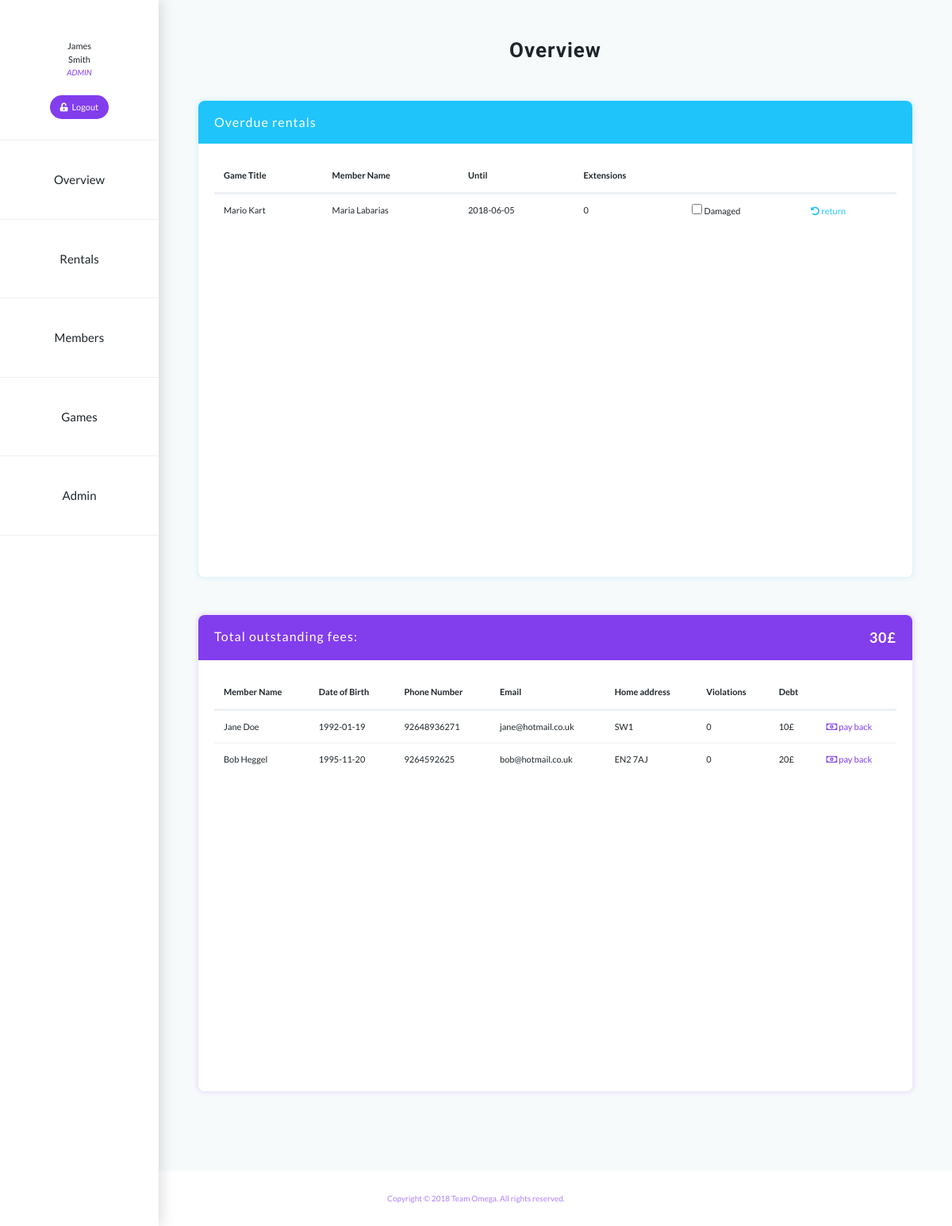
/staff/dashboard.php (signed in), run on the app's committed database.
### tables this page shows
CREATE TABLE Staff
(
  staffID     INT AUTO_INCREMENT NOT NULL,
  password    VARCHAR(255)   NOT NULL,
  title       VARCHAR(5)    NOT NULL,
  firstname   VARCHAR(20)   NOT NULL,
  surname     VARCHAR(30)   NOT NULL,
  DoB         DATE,
  phoneNo     CHAR(11),
  email       VARCHAR(30),
  homeAddress  VARCHAR(60),
  PRIMARY KEY (staffID)
);

CREATE TABLE Rental
(
  rentalID    INT AUTO_INCREMENT NOT NULL,
  memberID    INT NOT NULL,
  gameID      INT NOT NULL,
  extension   INT DEFAULT 0,
  period      INT NOT NULL DEFAULT 3,
  startDate   DATE NOT NULL,
  returnDate  DATE DEFAULT NULL,
  PRIMARY KEY (rentalID),
  FOREIGN KEY (memberID) REFERENCES Member(memberID),
  FOREIGN KEY (gameID) REFERENCES Game(gameID)
);

CREATE TABLE Game
(
  gameID                INT AUTO_INCREMENT NOT NULL,
  cost                  INT           NOT NULL,
  type                  VARCHAR(20),
  platform              VARCHAR(20)   NOT NULL,
  ageLimit              INT           NOT NULL,
  name                  VARCHAR(40)   NOT NULL,
  releaseYear           INT,
  imageLink             VARCHAR(5000)  NOT NULL,
  gameDescription       VARCHAR(5000),
  link                  VARCHAR(5000),
  PRIMARY KEY (gameID)
);

CREATE TABLE Member
(
  memberID    INT AUTO_INCREMENT NOT NULL,
  title       VARCHAR(5)    NOT NULL,
  firstname   VARCHAR(20)   NOT NULL,
  surname     VARCHAR(30)   NOT NULL,
  DoB         DATE,
  phoneNo     CHAR(11),
  violations  INT DEFAULT 0,
  debt        INT DEFAULT 0,
  email       VARCHAR(30),
  homeAddress  VARCHAR(60),
  PRIMARY KEY (memberID)
);

### private/queryFunctions.php (called while the page is built, shortened)
<?php
require_once('functions.php');
function getStaffDataByEmail($staffUsername)
{
    global $db;
    $sql = "SELECT firstname, surname FROM Staff WHERE Staff.email = '$staffUsername'";
    $result = mysqli_query($db, $sql);
    $data = mysqli_fetch_assoc($result);
    return $data;
}
function isAdmin($username)
{
    global $db;
    $sql = "SELECT Staff.email as adminEmail FROM Admin, Staff WHERE Admin.isCurrent = TRUE AND Admin.staffID = Staff.staffID";
    $result = mysqli_query($db, $sql);
    $emails = mysqli_fetch_assoc($result);
    if ($emails['adminEmail'] == $username) return true;
    else return false;
}
function findRentals()
{
    global $db;
    $sql = "SELECT name, firstname, surname, startDate,extension, returnDate, rentalID, Rental.memberID as memberID ";
    $sql .= "FROM Game, Rental, Member ";
    $sql .= "WHERE Game.gameID = Rental.gameID AND Rental.memberID = Member.memberID";
    $result = mysqli_query($db, $sql);
    return $result;
}
function getMembersWithFees()
{
    global $db;
    $sql = "SELECT memberID, firstname, surname, phoneNo, DoB, email, homeAddress, violations, debt ";
    $sql .= "FROM  Member WHERE debt > 0;";
    $result = mysqli_query($db, $sql);
    return $result;
}
function getPeriod()
{
    global $db;
    $sql = "SELECT value FROM Rules ";
    $sql .= " WHERE description = ";
    $sql .= " 'period_in_weeks'; ";
    $result = mysqli_query($db, $sql);
    return resultToInt($result);
}
function countTotalDebt()
{
    global $db;
    $sql = "SELECT * FROM Member";
    $result = mysqli_query($db, $sql);
    $numDebt = 0;
    while ($num = mysqli_fetch_assoc($result)) {
        $numDebt += $num['debt'];
    }
    return $numDebt;
}
function resultToInt($result)
{
    $row = mysqli_fetch_assoc($result);
    return intval(reset($row));
}
?>

### private/functions.php (called while the page is built, shortened)
<?php
function calculateEndDate($startDate, $weeks){
  $period = (int) $weeks;
  return date("Y-m-d", strtotime('+' . $period . " week", strtotime($startDate)));
}
function isOverdue($rental){
    $currentDate = date('Y-m-d');
    $endDate = calculateEndDate($rental['startDate'], getPeriod());
    if ($currentDate > $endDate && ($rental['returnDate'] === NULL)){
      return true;
    }
    return false;
}
function urlFor($script_path) {
    return WWW_ROOT . $script_path;
}
?>

### public/staff/tabs/overviewTab.php (the view, shortened to what this page needs)
<div class="justify-content-between flex-wrap flex-md-nowrap align-items-center text-center mb-5 mt-5">
    <h1>Overview</h1>
</div>
<div class="row mt-3">
    <div class="col">
        <div class="card card-blue card-big">
            <div class="card-title title-blue">
                <div class="label">Overdue rentals</div>
            </div>
            <div class="card-body">
                <table class="table table-hover">
                    <thead>
                    <tr>
                        <th class="no-border" scope="col">Game Title</th>
                        <th class="no-border" scope="col">Member Name</th>
                        <th class="no-border" scope="col">Until</th>
                        <th class="no-border" scope="col">Extensions</th>
                        <th class="no-border" scope="col"></th>
                        <th class="no-border" scope="col"></th>
                    </tr>
                    </thead>
                    <tbody>
                    <?php $rentals = findRentals();
                    while ($rental = mysqli_fetch_assoc($rentals)) {
                    if (isOverdue($rental)){ ?>
                    <tr>
                        <td><?php echo $rental['name']; ?></td>
                        <td><?php echo $rental['firstname'] . " " . $rental['surname']; ?></td>
                        <td><?php echo calculateEndDate($rental['startDate'], getPeriod()); ?></td>
                        <td><?php echo $rental['extension']; ?></td>
                        <form action="" method="post">
                            <td><input type="checkbox" name="isDamaged"> Damaged</td>
                            <td>
                                <button type="submit" class="btn btn-outline-primary">
                                    <i class="fas fa-undo-alt"></i> return
                                </button>
                            </td>
                        </form>
                        <?php }
                        } ?>
                    </tbody>
                </table>
            </div>
            <div class="card-footer"></div>
        </div>
    </div>
</div>
<div class="row mt-5">
    <div class="col">
        <div class="card card-purple card-big">
            <div class="card-title title-purple">
                <div class="align-left label">Total outstanding fees:</div>
                <div class="align-right"><?php echo countTotalDebt() . '£'; ?></div>
            </div>
            <div class="card-body">
                <table class="table table-hover">
                    <thead>
                    <tr>
                        <th class="no-border" scope="col">Member Name</th>
                        <th class="no-border" scope="col">Date of Birth</th>
                        <th class="no-border" scope="col">Phone Number</th>
                        <th class="no-border" scope="col">Email</th>
                        <th class="no-border" scope="col">Home address</th>
                        <th class="no-border" scope="col">Violations</th>
                        <th class="no-border" scope="col">Debt</th>
                        <th class="no-border" scope="col"></th>
                    </tr>
                    </thead>
                    <tbody>
                    <?php $members = getMembersWithFees();
                    while ($member = mysqli_fetch_assoc($members)) { ?>
                        <tr>
                            <td><?php echo $member['firstname'] . " " . $member['surname']; ?></td>
                            <td><?php echo $member['DoB']; ?></td>
                            <td><?php echo $member['phoneNo']; ?></td>
                            <td><?php echo $member['email']; ?></td>
                            <td><?php echo $member['homeAddress']; ?></td>
                            <td><?php echo $member['violations']; ?></td>
                            <td><?php echo $member['debt'] . '£'; ?></td>
                            <td>
                                <a href="<?php echo('pages/editDebt.php?id=' . ($member['memberID'])); ?>" class="btn-outline-primary">
                                    <i class="far fa-money-bill-alt"></i> pay back
                                </a>
                            </td>
                        </tr>
                    <?php } ?>
                    </tbody>
                </table>
            </div>
            <div class="card-footer"></div>
        </div>
    </div>
</div>

### public/staff/dashboard.php (shortened to what this page needs)
<?php
$staffName = getStaffDataByEmail($_SESSION['username']);
$isAdmin = isAdmin($_SESSION['username']);
?>
<!DOCTYPE html>
<html lang="en">
<?php include(PRIVATE_PATH . '/shared/head.php'); ?>
<body>
    <div class="container-fluid">
      <div class="row">
        <nav class="col-md-3 d-md-block sidebar col-lg-2 position-fixed">
          <div class="sidebar-sticky">
              <div class="headline border-bottom">
                  <?php echo $staffName['firstname']?><br><?php echo $staffName['surname']?>
                  <h7><br><?php if ($isAdmin) echo 'admin'; else echo 'staff'; ?></h7>
                  <br><a href="<?php echo urlFor('/staff/logout.php'); ?>"" class="btn btn-sidebar mb-3"><i class="fas fa-unlock-alt"></i> Logout</a>
              </div>
            <ul class="nav flex-column">
              <li class="nav-item nav-item-sidebar">
                <a class="nav-link active" href="?tab=overview">Overview</a>
              </li>
              <li class="nav-item nav-item-sidebar">
                <a class="nav-link" href="?tab=rentals">Rentals</a>
              </li>
              <li class="nav-item nav-item-sidebar">
                <a class="nav-link" href="?tab=members">Members</a>
              </li>
                <li class="nav-item nav-item-sidebar">
                    <a class="nav-link" href="?tab=game">Games</a>
                </li>
                <?php if($isAdmin) echo
                '<li class="nav-item nav-item-sidebar">
                    <a class="nav-link" href="?tab=admin">Admin</a>
                </li>' ?>
            </ul>
          </div>
        </nav>
        <div class="main col-md-9 ml-sm-auto col-lg-10">
            <?php
            $tab = '';
            if(!isset($_GET['tab'])) {
                $tab = 'overview';
            } else {
                $tab = $_GET['tab'];
            }
            include('tabs/' . $tab . 'Tab.php'); ?>
        </div>
      </div>
    </div>
    <?php include(PRIVATE_PATH . '/shared/footer.php'); ?>
</body>
</html>

### public/style/main.css (style rules this page uses)
html, body { height: 100%; }
body { font-size: 11px; font-family: 'Lato', sans-serif; background-color: #f7fafb; color: #1d252b; }
h1 { font-size: 26px; font-family: 'Roboto', sans-serif; letter-spacing: 1px; font-weight: bold !important; }
li { font-size: 1.4em; }
a { color: #823ded; }
.align-left { float: left; }
.align-right { float: right; }
.nav-item { margin-right: 10px; }
.active.nav-link { color: #371f77; }
.nav-link { font-size: 17px; color: #1d252b !important; }
.active { color: #371f77 !important; }

### public/style/dashboard.css (style rules this page uses)
h7 { font-size: 10px; color: #823ded; font-style: italic; text-transform: uppercase; }
.nav { margin-bottom: 100px; }
.headline { padding-bottom: 10px; margin-top: 50px; margin-bottom: 0; }
.sidebar { overflow: auto; background-color: #fff; text-align: center; padding-left: 0; padding-right: 0; height: 100%; -webkit-box-shadow: 3px 0 16px 0 rgba(81,75,97,0.2); -moz-box-shadow: 3px 0 16px 0 rgba(81,75,97,0.2); box-shadow: 3px 0 16px 0 rgba(81,75,97,0.2); }
.btn-sidebar { font-size: 11px; word-spacing: 3px; color: white !important; background-color: rgba(130,61,237,1); margin-top: 20px; border-radius: 1rem; }
.nav-item-sidebar { padding: 30px 0 30px 0; margin-right: 0; border-bottom: 1px solid #edf0f5; }
.nav-item-sidebar a { font-size: 15px; color: #1D252B !important; }
.border-bottom { border-color: #edf0f5 !important; }
.main { margin-bottom: 100px; padding-left: 50px; padding-right: 50px; }
.card { border: 0; border-radius: 0.5rem; height: 500px; }
.card-big { height: 600px !important; }
.card-body { overflow-y: auto; -ms-overflow-style: -ms-autohiding-scrollbar; }
.card-purple { -webkit-box-shadow: 0 0 5px 3px rgba(130,61,237,0.1); -moz-box-shadow: 0 0 5px 3px rgba(130,61,237,0.1); box-shadow: 0 0 5px 3px rgba(130,61,237,0.1); }
.card-blue { -webkit-box-shadow: 0 0 5px 3px rgba(31, 196, 250, 0.1); -moz-box-shadow: 0 0 5px 3px rgba(31, 196, 250,0.1); box-shadow: 0 0 5px 3px rgba(31, 196, 250,0.1); }
.card-title { font-size: 18px; font-weight: bold; letter-spacing: 1px; color: #ffffff; padding: 15px 20px; margin-bottom: 0; border-radius: 0.5rem 0.5rem 0 0; }
.title-purple { background-color: #823ded; }
.title-blue { background-color: #1fc4fa; }
.card-footer { background-color: #ffffff; border: 0; border-radius: 0 0 0.5rem 0.5rem !important; }
.label { font-size: 16px; font-weight: normal; }
thead tr { border-bottom: 3px solid #edf0f5; }
.table td { border-color: #edf0f5; }
.no-border { border-top: 0 !important; }
button[type=submit] { font-size: 11px; text-decoration: none; padding: 0; margin: 0; border: none; cursor: pointer; }
.card-blue .btn-outline-primary { color: #1fc4fa; }
.card-purple .btn-outline-primary { color: #823ded; }

### data on the page
staff: firstname "James", surname "Smith"
rental: gameID.name "Mario Kart", memberID.firstname "Maria", memberID.surname "Labarias", startDate "2018-06-05", extension "0"
member: firstname "Jane", surname "Doe", DoB "1992-01-19", phoneNo "92648936271", email "jane@hotmail.co.uk", homeAddress "SW1", violations "0", debt "10"
member: firstname "Bob", surname "Heggel", DoB "1995-11-20", phoneNo "9264592625", email "bob@hotmail.co.uk", homeAddress "EN2 7AJ", violations "0", debt "20"

### other printed values
countTotalDebt() "30"
